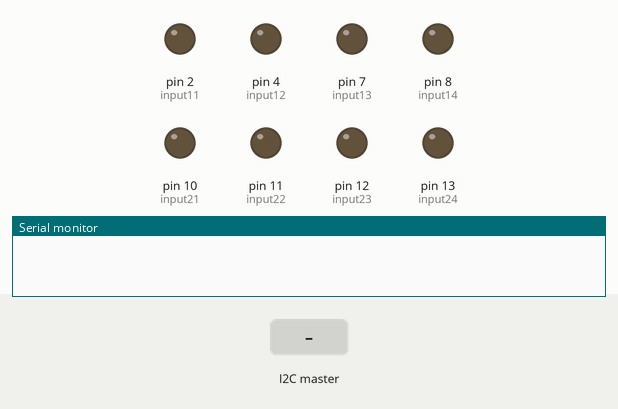
This sketch was run on a simulated Arduino Uno, built with avr-gcc and run on an emulated ATmega328P. Shown: output pins drawn as LEDs (lit = HIGH), the last lines printed to the serial monitor. The inputs (shaded band) are chosen by the test bench.

Above: at 1.2 s.
1.3 s: the I2C master sends the byte 1
At 2.5 s:
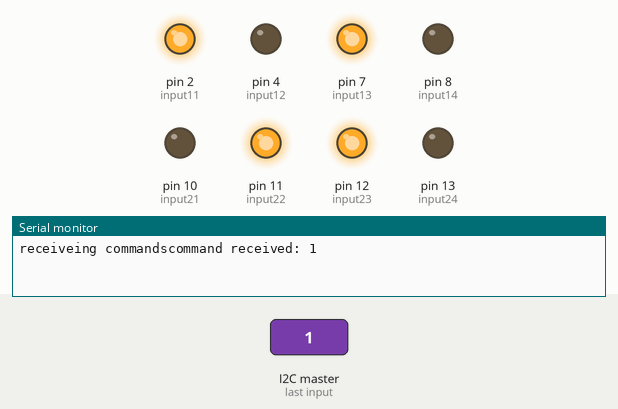
2.8 s: the I2C master sends the byte 2
At 3.8 s:
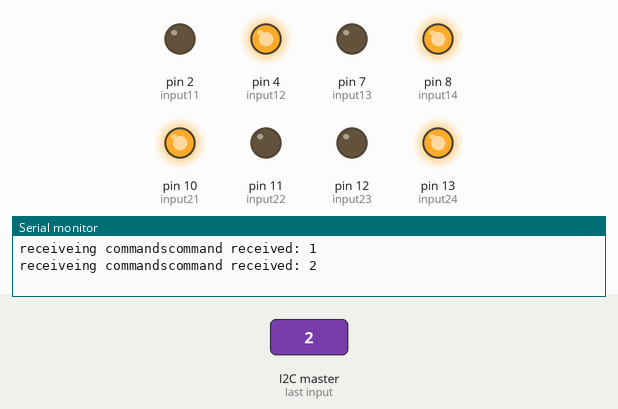
4.3 s: the I2C master sends the byte 0
At 5.5 s:
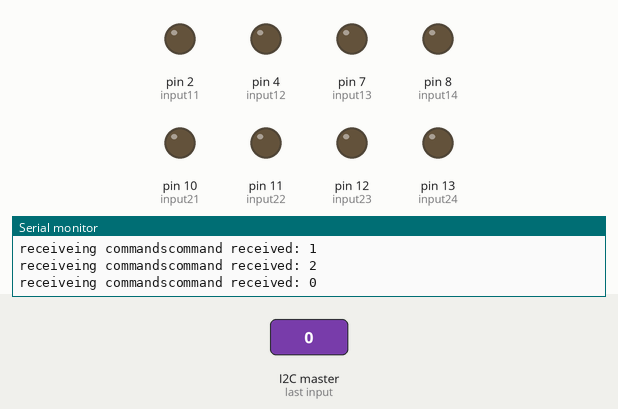
Timing chart, 0 to 7.3 s (numbered marks = the images above; inputs shaded):
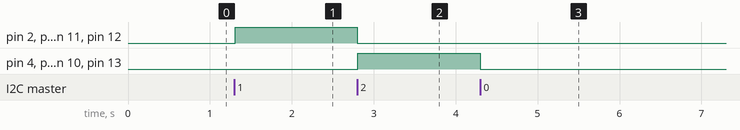

Measured:
- after the input at 1.3 s, pin 2 (input11), pin 7 (input13), pin 11 (input22), pin 12 (input23): LOW → HIGH at once
- after the input at 2.8 s, pin 2 (input11), pin 7 (input13), pin 11 (input22), pin 12 (input23): HIGH → LOW at once; pin 4 (input12), pin 8 (input14), pin 10 (input21), pin 13 (input24): LOW → HIGH at once
- after the input at 4.3 s, pin 4 (input12), pin 8 (input14), pin 10 (input21), pin 13 (input24): HIGH → LOW at once

The sketch:

remoteControl.ino
```cpp
/*
  --> Uses A4 and A5 pins of arduino and connects according to /rsc/i2c.jpg
  --> This sketch helps in I2C communication with the raspberry pi, receives command from the pi and sends ACK to it
  --> This sketch runs motors in different directions according to commands received via I2C from rpi.
  --> After setting up the Robot, upload this sketch to arduino.
  --> This can be used to test if remote control is working or not
*/
#include <Wire.h>

#define SLAVE_ADDRESS 0x04


// commands to move the robot in different directions
int STOP = 0;
int UP = 1;
int DOWN = 2;
int RIGHT = 3;
int LEFT = 4;

int cmd = STOP;


// motor driver 1
// motor one
int input11 = 2;
int input12 = 4;


// motor two
int input13 = 7;
int input14 = 8;


// motor driver 2
// motor three
int input23 = 12;
int input24 = 13;


// motor four
int input21 = 10;
int input22 = 11;


void setup()
{
  //Setting up the I2C connections
  Wire.begin(SLAVE_ADDRESS);
  Wire.onReceive(receiveData);
  Wire.onRequest(sendData);


  //motor drive 1
  // motor 1
  pinMode(input11, OUTPUT);
  pinMode(input12, OUTPUT);

  // motor 2
  pinMode(input13, OUTPUT);
  pinMode(input14, OUTPUT);


  //motor drive 2
  // motor 3
  pinMode(input23, OUTPUT);
  pinMode(input24, OUTPUT);

  // motor 4
  pinMode(input21, OUTPUT);
  pinMode(input22, OUTPUT);

  Serial.begin(9600);

}


// this function will run all the motors in forward direction
// parameter delayTime indicates the time for which we want to execute the command
void move_forward( int delayTime )
{
  //assigning input directions to motor driver 1
  stop(1000);


  // motor 1
  digitalWrite(input11, HIGH);
  digitalWrite(input12, LOW);

  //motor 2
  digitalWrite(input13, HIGH);
  digitalWrite(input14, LOW);


  //assigning input directions to motor driver 2

  //motor 3
  digitalWrite(input23, HIGH);
  digitalWrite(input24, LOW);

  //motor 4
  digitalWrite(input21, LOW);
  digitalWrite(input22, HIGH);

  delay(delayTime);
}


// this function will run all the motors in backward direction
// parameter delayTime indicates the time for which we want to execute the command
void move_backward(int delayTime)
{
  // Executing this function resulted in shutting off of powerbank, most likely reason maybe since we were not only making high pins to low but also low to high
  // This may have resulted in a lot of usage of current, Hence, we first stop the robot so that current used is less. This seems to work for this particular case.
  stop(1000);


  //assigning input directions to motor driver 1

  // motor 1
  digitalWrite(input11, LOW);
  digitalWrite(input12, HIGH);

  //motor 2
  digitalWrite(input13, LOW);
  digitalWrite(input14, HIGH);


  //assigning input directions to motor driver 2

  //motor 3
  digitalWrite(input23, LOW);
  digitalWrite(input24, HIGH);

  //motor 4
  digitalWrite(input21, HIGH);
  digitalWrite(input22, LOW);

  delay(delayTime);

}


// this function will run right motors in forward direction
// parameter delayTime indicates the time for which we want to execute the command
void move_right(int delayTime)
{
  //assigning input directions to motor driver 1

  // motor 1
  digitalWrite(input11, LOW);
  digitalWrite(input12, LOW);

  //motor 2
  digitalWrite(input13, HIGH);
  digitalWrite(input14, LOW);


  //assigning input directions to motor driver 2

  //motor 3
  digitalWrite(input23, LOW);
  digitalWrite(input24, LOW);

  //motor 4
  digitalWrite(input21, LOW);
  digitalWrite(input22, HIGH);

  delay(delayTime);
}


// this function will run left motors in forward direction
// parameter delayTime indicates the time for which we want to execute the command
void move_left(int delayTime)
{
  //assigning input directions to motor driver 1

  // motor 1
  digitalWrite(input11, HIGH);
  digitalWrite(input12, LOW);

  //motor 2
  digitalWrite(input13, LOW);
  digitalWrite(input14, LOW);


  //assigning input directions to motor driver 2

  //motor 3
  digitalWrite(input23, HIGH);
  digitalWrite(input24, LOW);

  //motor 4
  digitalWrite(input21, LOW);
  digitalWrite(input22, LOW);

  delay(delayTime);
}


// this function will stop all motors
// parameter delayTime indicates the time for which we want to execute the command
void stop(int delayTime)
{

  //assigning input directions to motor driver 1

  // motor 1
  digitalWrite(input11, LOW);
  digitalWrite(input12, LOW);

  //motor 2
  digitalWrite(input13, LOW);
  digitalWrite(input14, LOW);


  //assigning input directions to motor driver 2

  //motor 3
  digitalWrite(input23, LOW);
  digitalWrite(input24, LOW);

  //motor 4
  digitalWrite(input21, LOW);
  digitalWrite(input22, LOW);

  delay(delayTime);
}


// Function to receive commands from rpi and move the robot accordingly
void receiveData(int byteCount)
{

  Serial.print("receiveing commands");

  while (Wire.available())
  {
    cmd = Wire.read();

    Serial.print("command received: ");


    Serial.println(cmd);


    if (cmd == UP)
    {
      move_forward(1000);
    }

    else if (cmd == DOWN)
    {
      move_backward(1000);
    }

    else if (cmd == RIGHT)
    {
      move_right(1000);
    }

    else if (cmd == LEFT)
    {
      move_left(1000);
    }

    else
    {
      stop(5000);
    }

    delay(1000);

  }

}

void sendData()
{
  Wire.write(cmd);
}


void loop()
{
  delay(100);
}
```
